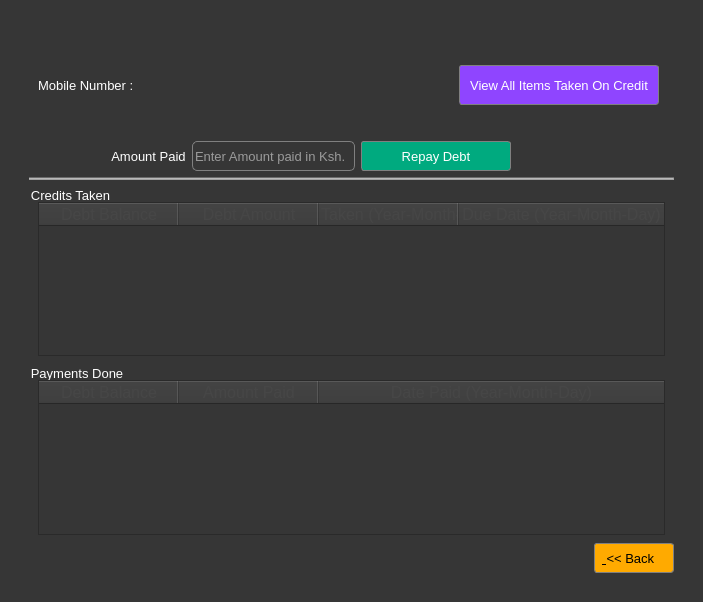
<?xml version="1.0" encoding="UTF-8"?>
<ui version="4.0">
 <class>Form</class>
 <widget class="QWidget" name="Form">
  <property name="geometry">
   <rect>
    <x>0</x>
    <y>0</y>
    <width>703</width>
    <height>602</height>
   </rect>
  </property>
  <property name="windowTitle">
   <string>Form</string>
  </property>
  <property name="styleSheet">
   <string notr="true">*{
background-color:rgb(54,54,54);
color:white;
font:13px;
}
QGroupBox{
border:1px solid grey;
border-radius:5px;
}</string>
  </property>
  <layout class="QHBoxLayout" name="horizontalLayout">
   <item>
    <widget class="QGroupBox" name="groupBox">
     <property name="styleSheet">
      <string notr="true">QPushButton{
border-radius:3px;
border:1px solid grey;
}
QPushButton:hover{
border:2px solid white;
color:rgb(30,30,30);
}
QPushButton:pressed{
border:3px solid orange;
}
QPushButton#pushButton_credits_new_creditee{
background-color:green;
}
QLineEdit{
border:1px solid grey;
border-radius:5px;
}
QGroupBox{
border:none;

}</string>
     </property>
     <property name="title">
      <string/>
     </property>
     <property name="alignment">
      <set>Qt::AlignCenter</set>
     </property>
     <layout class="QGridLayout" name="gridLayout">
      <property name="topMargin">
       <number>15</number>
      </property>
      <property name="verticalSpacing">
       <number>10</number>
      </property>
      <item row="0" column="0">
       <widget class="QStackedWidget" name="stackedWidget">
        <property name="currentIndex">
         <number>1</number>
        </property>
        <widget class="QWidget" name="page">
         <layout class="QVBoxLayout" name="verticalLayout">
          <item>
           <layout class="QHBoxLayout" name="horizontalLayout_3">
            <item>
             <widget class="QLabel" name="label">
              <property name="minimumSize">
               <size>
                <width>0</width>
                <height>30</height>
               </size>
              </property>
              <property name="styleSheet">
               <string notr="true"/>
              </property>
              <property name="text">
               <string>All Creditees</string>
              </property>
             </widget>
            </item>
            <item>
             <spacer name="horizontalSpacer_2">
              <property name="orientation">
               <enum>Qt::Horizontal</enum>
              </property>
              <property name="sizeHint" stdset="0">
               <size>
                <width>40</width>
                <height>20</height>
               </size>
              </property>
             </spacer>
            </item>
            <item>
             <widget class="QPushButton" name="pushButton_credits_new_creditee">
              <property name="minimumSize">
               <size>
                <width>100</width>
                <height>30</height>
               </size>
              </property>
              <property name="text">
               <string>New Creditee</string>
              </property>
              <property name="icon">
               <iconset>
                <normaloff>:/icons/user_add.png</normaloff>:/icons/user_add.png</iconset>
              </property>
             </widget>
            </item>
           </layout>
          </item>
          <item>
           <widget class="QListWidget" name="listWidget_all_creditees">
            <property name="styleSheet">
             <string notr="true">border:none;</string>
            </property>
            <property name="editTriggers">
             <set>QAbstractItemView::NoEditTriggers</set>
            </property>
            <property name="selectionMode">
             <enum>QAbstractItemView::NoSelection</enum>
            </property>
           </widget>
          </item>
          <item>
           <widget class="Line" name="line">
            <property name="styleSheet">
             <string notr="true">background-color: rgb(214, 214, 214);</string>
            </property>
            <property name="orientation">
             <enum>Qt::Horizontal</enum>
            </property>
           </widget>
          </item>
         </layout>
        </widget>
        <widget class="QWidget" name="page_2">
         <layout class="QVBoxLayout" name="verticalLayout_2">
          <item>
           <widget class="QWidget" name="widget" native="true">
            <property name="minimumSize">
             <size>
              <width>200</width>
              <height>100</height>
             </size>
            </property>
            <layout class="QHBoxLayout" name="horizontalLayout_5">
             <item>
              <layout class="QVBoxLayout" name="verticalLayout_3">
               <item>
                <layout class="QHBoxLayout" name="horizontalLayout_4">
                 <item>
                  <widget class="QLabel" name="label_3">
                   <property name="minimumSize">
                    <size>
                     <width>100</width>
                     <height>0</height>
                    </size>
                   </property>
                   <property name="maximumSize">
                    <size>
                     <width>16777215</width>
                     <height>40</height>
                    </size>
                   </property>
                   <property name="text">
                    <string>Mobile Number : </string>
                   </property>
                  </widget>
                 </item>
                 <item>
                  <widget class="QLineEdit" name="lineEdit_credit_details_mobile">
                   <property name="minimumSize">
                    <size>
                     <width>300</width>
                     <height>30</height>
                    </size>
                   </property>
                   <property name="styleSheet">
                    <string notr="true">border:none;</string>
                   </property>
                   <property name="readOnly">
                    <bool>true</bool>
                   </property>
                  </widget>
                 </item>
                </layout>
               </item>
              </layout>
             </item>
             <item>
              <widget class="QWidget" name="widget_2" native="true">
               <property name="minimumSize">
                <size>
                 <width>140</width>
                 <height>60</height>
                </size>
               </property>
               <layout class="QVBoxLayout" name="verticalLayout_4">
                <item>
                 <widget class="QPushButton" name="viewcredititemsBtn">
                  <property name="minimumSize">
                   <size>
                    <width>200</width>
                    <height>40</height>
                   </size>
                  </property>
                  <property name="maximumSize">
                   <size>
                    <width>130</width>
                    <height>16777215</height>
                   </size>
                  </property>
                  <property name="styleSheet">
                   <string notr="true">background-color: rgb(143, 69, 255);</string>
                  </property>
                  <property name="text">
                   <string>View All Items Taken On Credit</string>
                  </property>
                  <property name="icon">
                   <iconset>
                    <normaloff>:/icons/user_edit.png</normaloff>:/icons/user_edit.png</iconset>
                  </property>
                 </widget>
                </item>
               </layout>
              </widget>
             </item>
            </layout>
           </widget>
          </item>
          <item>
           <layout class="QHBoxLayout" name="horizontalLayout_9">
            <item>
             <widget class="QLabel" name="label_6">
              <property name="minimumSize">
               <size>
                <width>0</width>
                <height>30</height>
               </size>
              </property>
              <property name="styleSheet">
               <string notr="true">border:none;</string>
              </property>
              <property name="text">
               <string>                       Amount Paid</string>
              </property>
             </widget>
            </item>
            <item>
             <widget class="QLineEdit" name="lineEdit_credit_pay_amount">
              <property name="minimumSize">
               <size>
                <width>0</width>
                <height>30</height>
               </size>
              </property>
              <property name="placeholderText">
               <string>Enter Amount paid in Ksh.</string>
              </property>
             </widget>
            </item>
            <item>
             <widget class="QPushButton" name="pushButton_credit_pay_update">
              <property name="minimumSize">
               <size>
                <width>150</width>
                <height>30</height>
               </size>
              </property>
              <property name="styleSheet">
               <string notr="true">background-color: rgb(0, 170, 127);</string>
              </property>
              <property name="text">
               <string>Repay Debt</string>
              </property>
             </widget>
            </item>
            <item>
             <spacer name="horizontalSpacer_3">
              <property name="orientation">
               <enum>Qt::Horizontal</enum>
              </property>
              <property name="sizeHint" stdset="0">
               <size>
                <width>40</width>
                <height>20</height>
               </size>
              </property>
             </spacer>
            </item>
           </layout>
          </item>
          <item>
           <widget class="Line" name="line_2">
            <property name="styleSheet">
             <string notr="true">background-color: rgb(161, 161, 161);</string>
            </property>
            <property name="orientation">
             <enum>Qt::Horizontal</enum>
            </property>
           </widget>
          </item>
          <item>
           <widget class="QGroupBox" name="groupBox_4">
            <property name="title">
             <string>Credits Taken</string>
            </property>
            <layout class="QHBoxLayout" name="horizontalLayout_8">
             <property name="topMargin">
              <number>16</number>
             </property>
             <property name="bottomMargin">
              <number>2</number>
             </property>
             <item>
              <widget class="QTableWidget" name="tableWidget_pay_debt_details_3">
               <property name="editTriggers">
                <set>QAbstractItemView::NoEditTriggers</set>
               </property>
               <property name="selectionMode">
                <enum>QAbstractItemView::NoSelection</enum>
               </property>
               <attribute name="horizontalHeaderDefaultSectionSize">
                <number>140</number>
               </attribute>
               <attribute name="horizontalHeaderStretchLastSection">
                <bool>true</bool>
               </attribute>
               <attribute name="verticalHeaderVisible">
                <bool>false</bool>
               </attribute>
               <column>
                <property name="text">
                 <string>Debt Balance</string>
                </property>
                <property name="font">
                 <font>
                  <pointsize>12</pointsize>
                 </font>
                </property>
                <property name="background">
                 <color>
                  <red>240</red>
                  <green>240</green>
                  <blue>240</blue>
                 </color>
                </property>
                <property name="foreground">
                 <brush brushstyle="SolidPattern">
                  <color alpha="255">
                   <red>70</red>
                   <green>70</green>
                   <blue>70</blue>
                  </color>
                 </brush>
                </property>
               </column>
               <column>
                <property name="text">
                 <string>Debt Amount</string>
                </property>
                <property name="font">
                 <font>
                  <pointsize>12</pointsize>
                 </font>
                </property>
                <property name="background">
                 <color>
                  <red>240</red>
                  <green>240</green>
                  <blue>240</blue>
                 </color>
                </property>
                <property name="foreground">
                 <brush brushstyle="SolidPattern">
                  <color alpha="255">
                   <red>70</red>
                   <green>70</green>
                   <blue>70</blue>
                  </color>
                 </brush>
                </property>
               </column>
               <column>
                <property name="text">
                 <string>Date Taken (Year-Month-Day)</string>
                </property>
                <property name="font">
                 <font>
                  <pointsize>12</pointsize>
                 </font>
                </property>
                <property name="background">
                 <color>
                  <red>240</red>
                  <green>240</green>
                  <blue>240</blue>
                 </color>
                </property>
                <property name="foreground">
                 <brush brushstyle="SolidPattern">
                  <color alpha="255">
                   <red>70</red>
                   <green>70</green>
                   <blue>70</blue>
                  </color>
                 </brush>
                </property>
               </column>
               <column>
                <property name="text">
                 <string>Due Date (Year-Month-Day)</string>
                </property>
                <property name="font">
                 <font>
                  <pointsize>12</pointsize>
                 </font>
                </property>
                <property name="background">
                 <color>
                  <red>240</red>
                  <green>240</green>
                  <blue>240</blue>
                 </color>
                </property>
                <property name="foreground">
                 <brush brushstyle="SolidPattern">
                  <color alpha="255">
                   <red>70</red>
                   <green>70</green>
                   <blue>70</blue>
                  </color>
                 </brush>
                </property>
               </column>
              </widget>
             </item>
            </layout>
           </widget>
          </item>
          <item>
           <widget class="QGroupBox" name="groupBox_3">
            <property name="title">
             <string>Payments Done</string>
            </property>
            <layout class="QHBoxLayout" name="horizontalLayout_7">
             <property name="topMargin">
              <number>16</number>
             </property>
             <property name="bottomMargin">
              <number>2</number>
             </property>
             <item>
              <widget class="QTableWidget" name="tableWidget_pay_debt_details_2">
               <property name="editTriggers">
                <set>QAbstractItemView::NoEditTriggers</set>
               </property>
               <property name="selectionMode">
                <enum>QAbstractItemView::NoSelection</enum>
               </property>
               <attribute name="horizontalHeaderDefaultSectionSize">
                <number>140</number>
               </attribute>
               <attribute name="horizontalHeaderStretchLastSection">
                <bool>true</bool>
               </attribute>
               <attribute name="verticalHeaderVisible">
                <bool>false</bool>
               </attribute>
               <column>
                <property name="text">
                 <string>Debt Balance</string>
                </property>
                <property name="font">
                 <font>
                  <pointsize>12</pointsize>
                 </font>
                </property>
                <property name="foreground">
                 <brush brushstyle="SolidPattern">
                  <color alpha="255">
                   <red>70</red>
                   <green>70</green>
                   <blue>70</blue>
                  </color>
                 </brush>
                </property>
               </column>
               <column>
                <property name="text">
                 <string>Amount Paid</string>
                </property>
                <property name="font">
                 <font>
                  <pointsize>12</pointsize>
                 </font>
                </property>
                <property name="foreground">
                 <brush brushstyle="SolidPattern">
                  <color alpha="255">
                   <red>70</red>
                   <green>70</green>
                   <blue>70</blue>
                  </color>
                 </brush>
                </property>
               </column>
               <column>
                <property name="text">
                 <string>Date Paid (Year-Month-Day)</string>
                </property>
                <property name="font">
                 <font>
                  <pointsize>12</pointsize>
                 </font>
                </property>
                <property name="foreground">
                 <brush brushstyle="SolidPattern">
                  <color alpha="255">
                   <red>70</red>
                   <green>70</green>
                   <blue>70</blue>
                  </color>
                 </brush>
                </property>
               </column>
              </widget>
             </item>
            </layout>
           </widget>
          </item>
          <item>
           <layout class="QHBoxLayout" name="horizontalLayout_6">
            <item>
             <spacer name="horizontalSpacer">
              <property name="orientation">
               <enum>Qt::Horizontal</enum>
              </property>
              <property name="sizeHint" stdset="0">
               <size>
                <width>40</width>
                <height>20</height>
               </size>
              </property>
             </spacer>
            </item>
            <item>
             <widget class="QPushButton" name="pushButton_credits_back">
              <property name="minimumSize">
               <size>
                <width>80</width>
                <height>30</height>
               </size>
              </property>
              <property name="styleSheet">
               <string notr="true">background-color: rgb(255, 170, 0);
color: rgb(0,0,0);</string>
              </property>
              <property name="text">
               <string>&amp; &lt;&lt; Back   </string>
              </property>
             </widget>
            </item>
           </layout>
          </item>
         </layout>
        </widget>
       </widget>
      </item>
     </layout>
    </widget>
   </item>
  </layout>
 </widget>
 <resources/>
 <connections/>
</ui>
